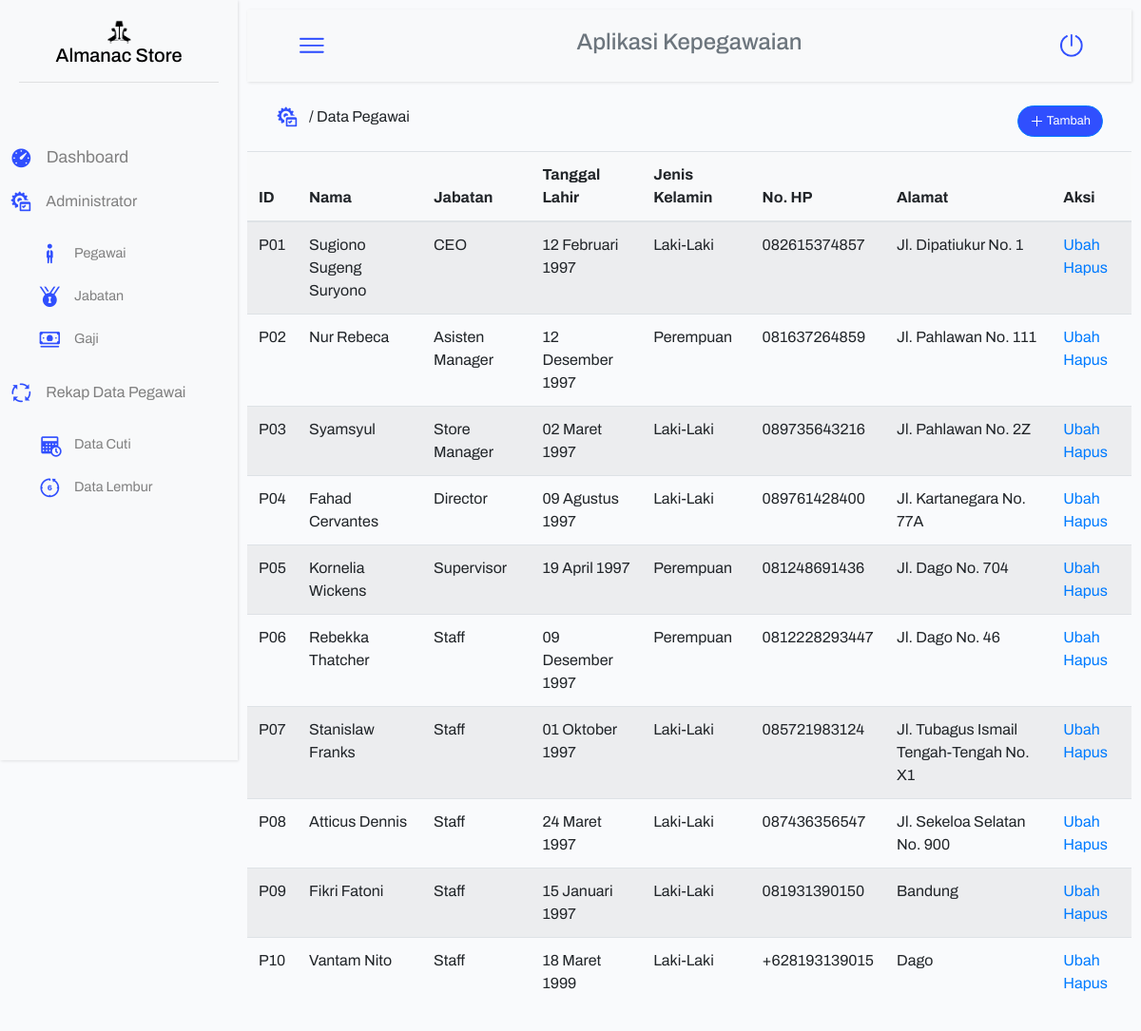
Before: /view/pegawai.php (signed in) with the older database file.
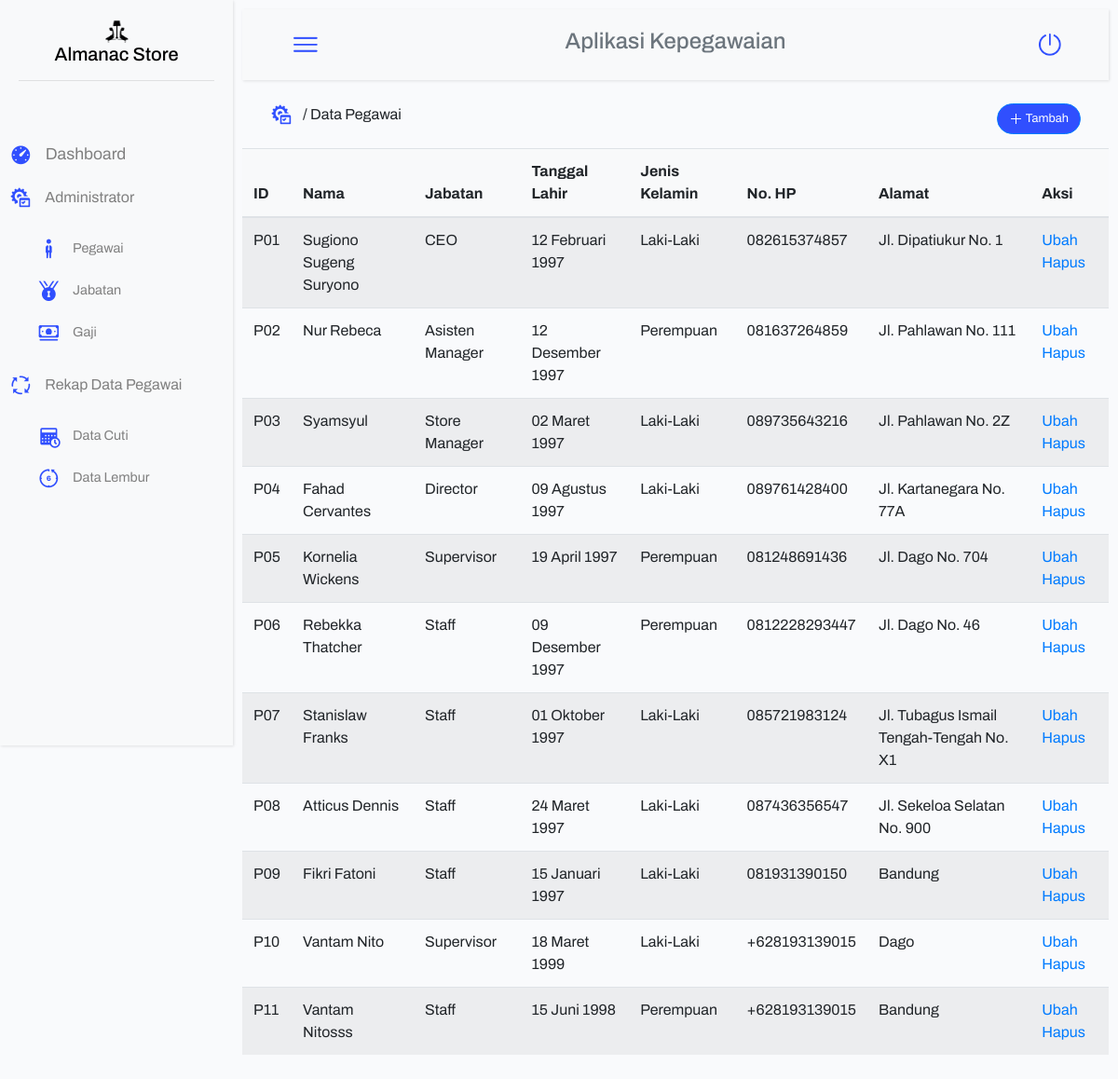
After: the same page with the newer database file.
### tables this page shows
CREATE TABLE `pegawai` (
  `id_pegawai` varchar(5) NOT NULL,
  `id_jabatan` varchar(5) NOT NULL,
  `nama_pegawai` varchar(30) NOT NULL,
  `tanggal_lahir` date NOT NULL,
  `jenis_kelamin` varchar(10) NOT NULL,
  `no_hp` varchar(13) NOT NULL,
  `email` varchar(30) NOT NULL,
  `alamat` text NOT NULL
);

CREATE TABLE `jabatan` (
  `id_jabatan` varchar(5) NOT NULL,
  `nama_jabatan` varchar(15) NOT NULL,
  `gaji_jabatan` int(11) NOT NULL
);

### view/pegawai.php (the view, shortened to what this page needs)
<?php
    require "../config/conn_db.php";
    include "../header.php";
?>
	<div class="container-fluid">
            <div class="row" style="padding: 15px;">
                <div class="col">
                    <img class="icn-20" src="../asset/icons/icons8_Administrative_Tools_50px.png">/ Data Pegawai
                </div>
                <div class="col">
                </div>
                <div class="col">
                    <div class="text-right">
                    <button type="button" class="btn btn-primary btn-rounded" data-toggle="modal" data-target="#addData">
                            <div class="small"><img src="../asset/icons/icons8_Plus_Math_24px.png" class="icn-15"> Tambah</div>
                        </button></div>
                </div>
            </div>
        <div class="row">
            <div class="table-responsive">
            <table class="table table-striped" id="tables" style="width:100%;">
            	<thead class="bg-light" >
            		<tr>
            			<th>ID</th>
            			<th>Nama</th>
            			<th>Jabatan</th>
                        <th>Tanggal Lahir</th>
                        <th>Jenis Kelamin</th>
                        <th>No. HP</th>
            			<th>Alamat</th>
                        <th>Aksi</th>
            		</tr>
            		<tbody>
                    <?php
                        $selectPegawai = "SELECT id_pegawai, pegawai.id_jabatan, nama_jabatan, nama_pegawai, tanggal_lahir, jenis_kelamin, no_hp, email, alamat FROM pegawai, jabatan WHERE pegawai.id_jabatan=jabatan.id_jabatan";
                        $getPegawai = mysqli_query($conn, $selectPegawai);
                        function tanggal_indo($tanggal)
                        {
                            $bulan = array (1 =>   'Januari',
                                        'Februari',
                                        'Maret',
                                        'April',
                                        'Mei',
                                        'Juni',
                                        'Juli',
                                        'Agustus',
                                        'September',
                                        'Oktober',
                                        'November',
                                        'Desember'
                                    );
                            $split = explode('-', $tanggal);
                            return $split[2] . ' ' . $bulan[ (int)$split[1] ] . ' ' . $split[0];
                        }
                        while ($fetchPegawai = mysqli_fetch_array($getPegawai)) { ?>
                            <tr>
                                <td><?= $fetchPegawai["id_pegawai"] ?></td>
                                <td><?= $fetchPegawai["nama_pegawai"] ?></td>
                                <td><?= $fetchPegawai["nama_jabatan"] ?></td>
                                <td><?= tanggal_indo($fetchPegawai["tanggal_lahir"]); ?></td>
                                <td><?= $fetchPegawai["jenis_kelamin"] ?></td>
                                <td><?= $fetchPegawai["no_hp"] ?></td>
                                <td><?= $fetchPegawai["alamat"] ?></td>
                                <td><a data-toggle="modal" href="#ubahdata<?= $fetchPegawai['id_pegawai'] ?>"> Ubah </a>
                                    <a data-toggle="modal" href="#hapusdata<?= $fetchPegawai['id_pegawai'] ?>"> Hapus </a>
                                </td>
                            </tr>
                        <?php } ?>
            		</tbody>
            	</thead>
            </table>
        </div>
    </div>
</div>
<?php
    include"../footer.php";
?>

### header.php (shortened to what this page needs)
<!doctype html>
<html lang="en">
  <head>
        <link rel="stylesheet" href="../asset/css/bootstrap.css">
        <link rel="stylesheet" href="../asset/css/dataTables.bootstrap4.min.css">
        <link rel="stylesheet" href="../asset/css/style1.css">
	</head>
<body class="bg">
        <div class="wrapper">
            <nav id="sidebar">
                <div class="sidebar-header">
                    <h5 align="center"><img src="../asset/images/logo.png" class="logo-25"> <br>Almanac Store</h5>
                    <hr>
                </div>
                <ul class="list-unstyled components">
                    <li style="margin-bottom: 10px"><a href="dashboard.php"><img class="icn-20" src="../asset/icons/icons8_Dashboard_50px.png"> Dashboard</a></li>
                    <li class="active" style="padding-left: 10px">
                            <img class="icn-20" src="../asset/icons/icons8_Administrative_Tools_50px.png">
                         Administrator
                        <ul class="list-unstyled components">
                            <li><a href="pegawai.php"><img class="icn-20" src="../asset/icons/icons8_Employee_50px.png"> Pegawai</a></li>
                            <li><a href="jabatan.php"><img class="icn-20" src="../asset/icons/icons8_Medal_50px.png"> Jabatan</a></li>
                            <li><a href="gaji.php"><img class="icn-20" src="../asset/icons/icons8_Stack_of_Money_50px.png"> Gaji</a></li>
                        </ul>
                    </li>
                    <li style="padding-left: 10px">
                        <img class="icn-20" src="../asset/icons/icons8_Process_50px.png"> Rekap Data Pegawai</a>
                        <ul class="list-unstyled components">
                            <li><a href="cuti.php"> <img class="icn-20" src="../asset/icons/icons8_Schedule_50px.png"> Data Cuti</a></li>
                            <li><a href="lembur.php"><img class="icn-20" src="../asset/icons/icons8_Last_6_Hours_50px.png"> Data Lembur </a></li>
                        </ul>
                    </li>
                </ul>
            </nav>
            <div id="content">
                <nav class="navbar navbar-expand-lg navbar-light bg-light">
                    <div class="container-fluid">
                            <div class="col">
                        <button type="button" id="sidebarCollapse" class="btn btn-outline-light btn-rounded">
                            <span><img class="icn-35" src="../asset/icons/icons8_Menu_50px_1.png"></span>
                       </button>
                        </div>
                        <div class="col text-center">
                            <h4 class="text-secondary"> Aplikasi Kepegawaian</h4>
                        </div>
                        <div class="col">
                        <div class="collapse navbar-collapse" id="navbarSupportedContent">
                            <ul class="nav navbar-nav ml-auto">
                            <li class="nav-item">
                                <a class="nav-link" data-toggle="modal"href="#logout"><img class="icn-35" src="../asset/icons/icons8_Shutdown_50px.png"></a>
                            </li>
                         </ul>
                       </div>
                    </div>
                </div>
            </nav>

### footer.php (shortened to what this page needs)
                </div>
            </div>
</body>
</html>

### asset/css/style1.css (style rules this page uses)
.bg { background: #f9fafc; font-family: 'Archivo', sans-serif; }
.logo-25 { height: 25px; width: 25px; }
.icn-15 { height: 15px; width: 15px; }
.icn-20 { height: 25px; width: 25px; margin-right: 10px; }
.icn-35 { height: 30px; width: 30px; }
#sidebar a, a:hover, a:focus { color: inherit; text-decoration: none; transition: all 0.3s; }
.navbar { padding: 15px 10px; background: #fff; border: none; border-radius: 0; margin-bottom: 10px; box-shadow: 1px 1px 3px rgba(0, 0, 0, 0.1); }
.wrapper { display: flex; width: 100%; }
#sidebar { width: 250px; position: fixed; top: 0; left: 0; height: 100vh; z-index: 999; background: #f8f9fa; color: grey; transition: all 0.3s; box-shadow: 1px 1px 3px rgba(0, 0, 0, 0.1); }
#sidebar .sidebar-header { padding: 20px; color: black; background: #f8f9fa; }
#sidebar ul.components { padding: 20px 0; border-bottom: 1px solid #f8f9fa; }
#sidebar ul li a { padding: 10px; font-size: 1.1em; display: block; }
#sidebar ul ul a { font-size: 0.9em !important; padding-left: 30px !important; background: #f8f9fa; }
#content { width: calc(100% - 250px); padding: 10px; min-height: 100vh; transition: all 0.3s; position: absolute; top: 0; right: 0; }
.btn-rounded { border-radius: 25px; }

Changed rows visible on the page:
changed pegawai "Vantam Nito": id_jabatan.nama_jabatan "Staff" → "Supervisor"
added pegawai: id_pegawai "P11", nama_pegawai "Vantam Nitosss", id_jabatan.nama_jabatan "Staff", tanggal_lahir "15 Juni 1998", jenis_kelamin "Perempuan", no_hp "+628193139015", alamat "Bandung"
